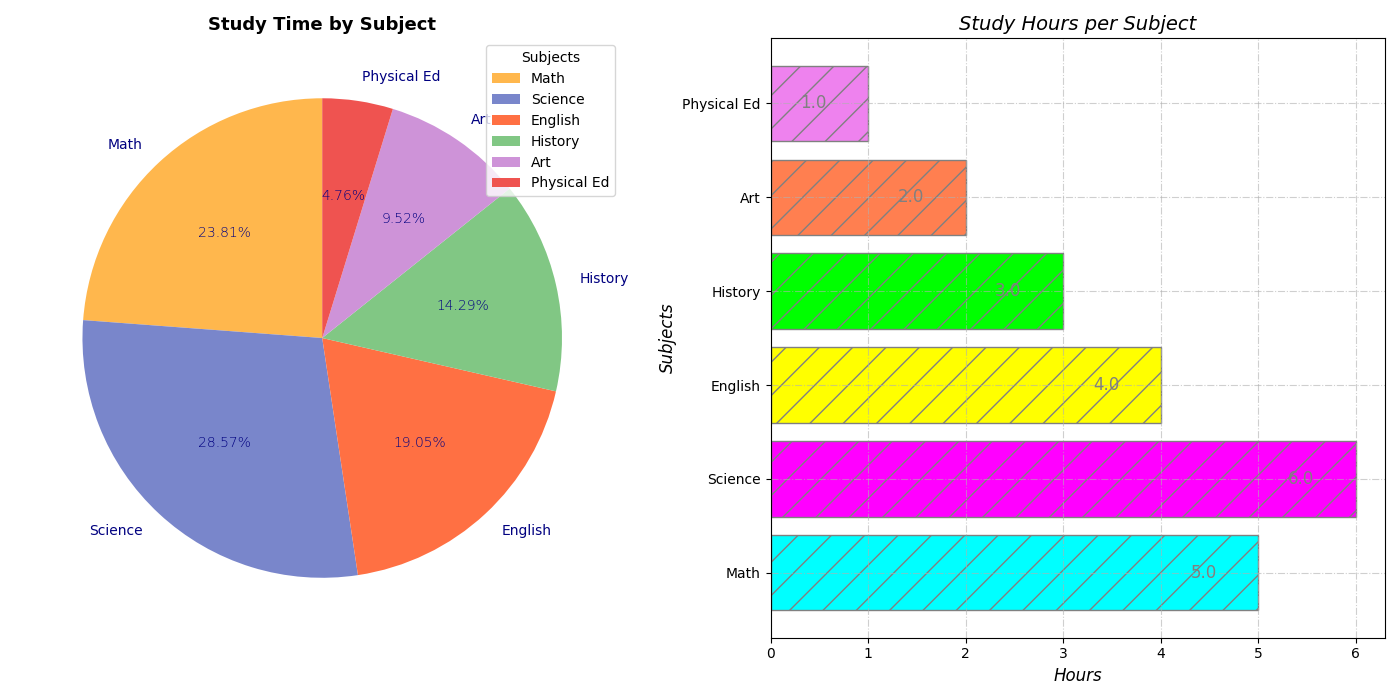

The Python source for this figure:
import numpy as np
import matplotlib.pyplot as plt

subjects = ['Math', 'Science', 'English', 'History', 'Art', 'Physical Ed']
study_hours = np.array([5, 6, 4, 3, 2, 1])

fig, ax = plt.subplots(1, 2, figsize=(14, 7))

# Updated colors
bar_colors = ['cyan', 'magenta', 'yellow', 'lime', 'coral', 'violet']

# Horizontal bar chart
bars = ax[1].barh(subjects, study_hours, color=bar_colors, edgecolor='grey', hatch='/')

ax[1].set_title('Study Hours per Subject', fontweight='light', fontsize=14, style='italic')
ax[1].set_xlabel('Hours', fontsize=12, fontstyle='oblique')
ax[1].set_ylabel('Subjects', fontsize=12, fontstyle='oblique')
ax[1].grid(True, linestyle='-.', linewidth=0.8, alpha=0.6)

for bar in bars:
    width = bar.get_width()
    ax[1].annotate(f'{width:.1f}', 
                   xy=(width, bar.get_y() + bar.get_height() / 2), 
                   xytext=(-30, 0), 
                   textcoords='offset points', 
                   ha='right', va='center', fontsize=12, color='gray')

total_study_time = np.sum(study_hours)
study_proportions = study_hours / total_study_time

# Colors for pie chart
pie_colors = ['#FFB74D', '#7986CB', '#FF7043', '#81C784', '#CE93D8', '#EF5350']

wedges, texts, autotexts = ax[0].pie(study_proportions, labels=subjects, autopct='%1.2f%%', colors=pie_colors, startangle=90, textprops={'fontsize': 10, 'color': 'navy'})

ax[0].set_title('Study Time by Subject', fontweight='heavy', fontsize=13, style='normal')
plt.setp(autotexts, size=10, weight='ultralight')
ax[0].legend(wedges, subjects, title="Subjects", loc="upper right")

plt.tight_layout()
plt.show()
